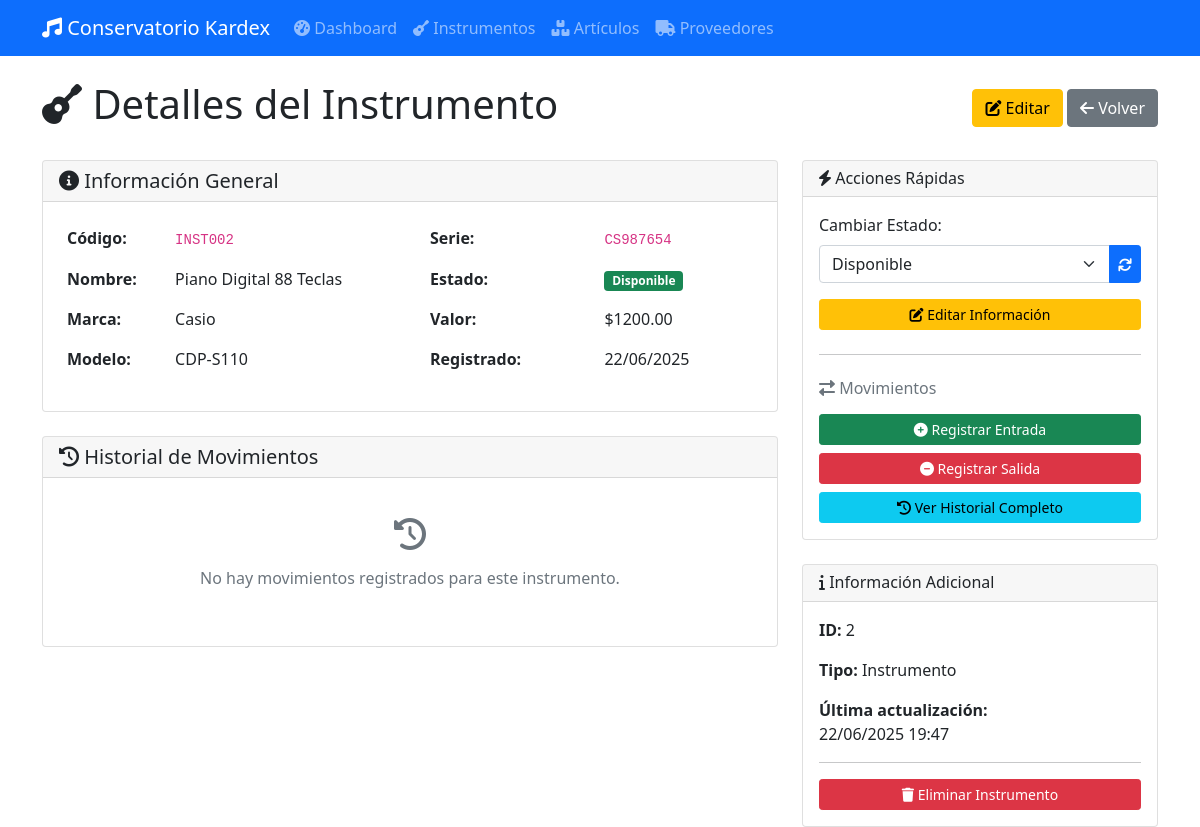
/instrumentos/2, run on an earlier commit of the app's database.
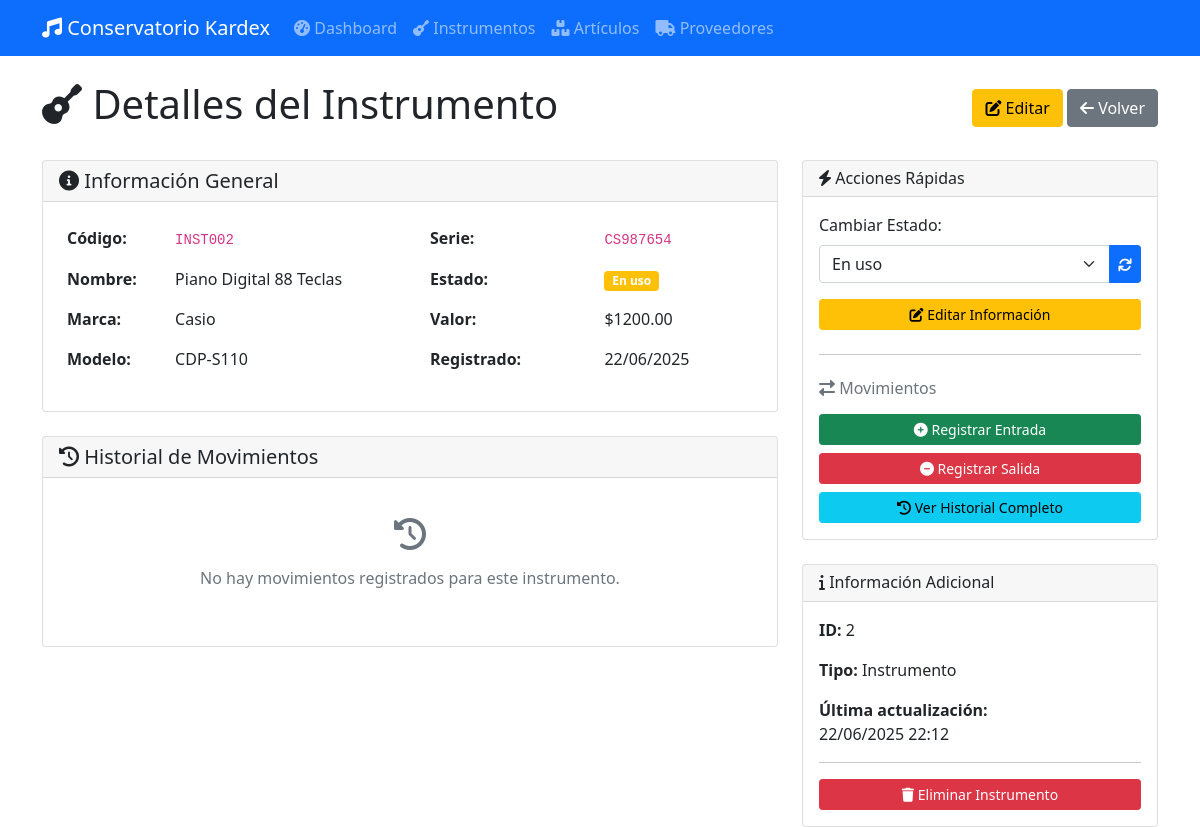
And on a later commit of the database.
### app/database/models.py (models this page shows, shortened)
class Instrumento(db.Model):
    __tablename__ = 'tb_instrumento'
    i_id = db.Column(db.Integer, db.ForeignKey('tb_item.id'), primary_key=True)
    i_marca = db.Column(db.String(50), nullable=False)
    i_modelo = db.Column(db.String(50), nullable=False)
    i_serie = db.Column(db.String(50), unique=True, nullable=False)
    i_estado = db.Column(db.String(50), nullable=False)  # Podría ser un Enum
    created_at = db.Column(db.DateTime, default=datetime.utcnow)
    updated_at = db.Column(db.DateTime, default=datetime.utcnow, onupdate=datetime.utcnow)

### app/routes/web/instrumentos.py (the view)
@bp.route('/<int:instrumento_id>')
def detalle_instrumento(instrumento_id):
    instrumento = instrumento_service.obtener_por_id(instrumento_id)
    if not instrumento:
        flash('Instrumento no encontrado', 'error')
        return redirect(url_for('instrumentos.listar_instrumentos'))
    movimientos = instrumento_service.obtener_movimientos(instrumento.i_id)
    return render_template('instrumentos/detail.html',
                         instrumento=instrumento, movimientos=movimientos)

### app/database/repositories/base.py (called while the page is built)
    def get_by_id(self, id):
        return self.model.query.get(id)

### app/database/repositories/movimientos.py (called while the page is built)
    def get_by_item(self, item_id):
        return MovimientoDetalle.query.filter_by(i_id=item_id).order_by(MovimientoDetalle.m_fecha.desc()).all()

### app/services/instrumento_service.py (called while the page is built)
    def obtener_por_id(self, instrumento_id):
        return self.repo.get_by_id(instrumento_id)

    def obtener_movimientos(self, item_id):
        return self.movimiento_repo.get_by_item(item_id)

### app/templates/instrumentos/detail.html (shortened to what the changed rows need)
{% extends "base.html" %}
{% block content %}
<div class="row">
    <div class="col-12">
        <div class="d-flex justify-content-between align-items-center mb-4">
            <h1>
                <i class="fas fa-guitar"></i> Detalles del Instrumento
            </h1>
        </div>
    </div>
</div>
<div class="row">
    <div class="col-md-8">
        <div class="card mb-4">
            <div class="card-body">
                <div class="row">
                    <div class="col-md-6">
                        <table class="table table-borderless">
                            <tr>
                                <td><strong>Marca:</strong></td>
                                <td>{{ instrumento.i_marca }}</td>
                            </tr>
                            <tr>
                                <td><strong>Modelo:</strong></td>
                                <td>{{ instrumento.i_modelo }}</td>
                            </tr>
                        </table>
                    </div>
                    <div class="col-md-6">
                        <table class="table table-borderless">
                            <tr>
                                <td><code>{{ instrumento.i_serie }}</code></td>
                            </tr>
                            <tr>
                                <td>
                                    {% if instrumento.i_estado == 'Disponible' %}
                                        <span class="badge bg-success">{{ instrumento.i_estado }}</span>
                                    {% elif instrumento.i_estado == 'En uso' %}
                                        <span class="badge bg-warning">{{ instrumento.i_estado }}</span>
                                    {% elif instrumento.i_estado == 'Mantenimiento' %}
                                        <span class="badge bg-info">{{ instrumento.i_estado }}</span>
                                    {% elif instrumento.i_estado == 'Reparación' %}
                                        <span class="badge bg-secondary">{{ instrumento.i_estado }}</span>
                                    {% else %}
                                        <span class="badge bg-danger">{{ instrumento.i_estado }}</span>
                                    {% endif %}
                                </td>
                            </tr>
                            <tr>
                                <td><strong>Registrado:</strong></td>
                                <td>{{ instrumento.created_at.strftime('%d/%m/%Y') if instrumento.created_at else 'N/A' }}</td>
                            </tr>
                        </table>
                    </div>
                </div>
            </div>
        </div>
    </div>
    <div class="col-md-4">
        <div class="card mb-4">
            <div class="card-body">
                <form method="POST" action="{{ url_for('instrumentos.cambiar_estado', instrumento_id=instrumento.i_id) }}" class="mb-3">
                    <div class="input-group">
                        <select class="form-select" name="estado" required>
                            {% set estados = ['Disponible', 'En uso', 'Mantenimiento', 'Reparación', 'Fuera de servicio'] %}
                            {% for estado_opt in estados %}
                            <option value="{{ estado_opt }}"
                                    {% if instrumento.i_estado == estado_opt %}selected{% endif %}>
                                {{ estado_opt }}
                            </option>
                            {% endfor %}
                        </select>
                        <button type="submit" class="btn btn-primary btn-sm">
                            <i class="fas fa-sync"></i>
                        </button>
                    </div>
                </form>
            </div>
        </div>
        <div class="card">
            <div class="card-body">
                <p><strong>ID:</strong> {{ instrumento.i_id }}</p>
                <p><strong>Tipo:</strong> {{ instrumento.item.i_tipo.title() if instrumento.item else 'N/A' }}</p>
                <p><strong>Última actualización:</strong><br>
                   {{ instrumento.updated_at.strftime('%d/%m/%Y %H:%M') if instrumento.updated_at else 'N/A' }}</p>
                <hr>
                <button type="button" class="btn btn-danger btn-sm w-100" data-bs-toggle="modal" data-bs-target="#deleteModal">
                    <i class="fas fa-trash"></i> Eliminar Instrumento
                </button>
            </div>
        </div>
    </div>
</div>
{% endblock %}

What changed in the data, as far as the page shows it:
changed Instrumento "Casio": estado "Disponible" → "En uso"; updated_at "22/06/2025 19:47" → "22/06/2025 22:12"; i_estado "Disponible" → "En uso"
